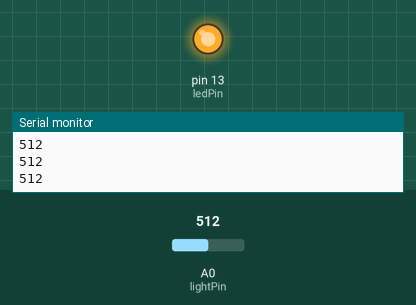
This sketch was run on a simulated Arduino Uno, built with avr-gcc and run on an emulated ATmega328P. Parts: output pins drawn as LEDs (lit = HIGH), the last lines printed to the serial monitor. The inputs (shaded band) are chosen by the test bench; at power-on: A0 (lightPin) = 512.

Above: at 1.2 s.
1.3 s: A0 (lightPin) set to 788
2.8 s: A0 (lightPin) set to 807
At 3.4 s:
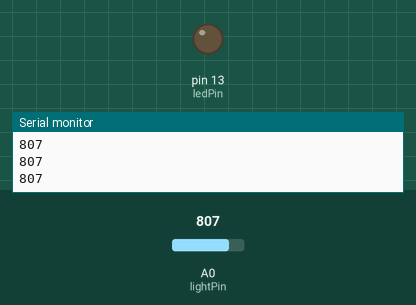
4.3 s: A0 (lightPin) set to 790
At 5.5 s:
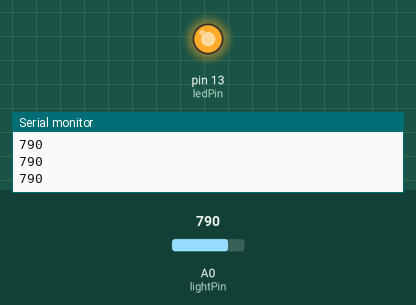
5.8 s: A0 (lightPin) set to 810
At 6.7 s:
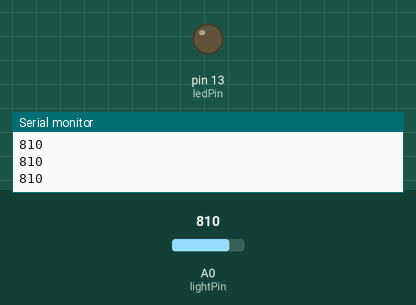
Timing chart, 0 to 8.3 s (numbered marks = the images above; inputs shaded):
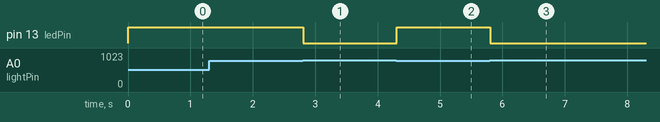

The sketch:

withLDR.ino
```cpp
int lightPin = A0; //define a pin for Photo resistor
int ledPin = 13; // We are using the inbuilt LED

void setup() {
  Serial.begin(9600); //Begin serial communication
  pinMode(ledPin, OUTPUT); //Configure the pin 13 as output
}

void loop() {
  Serial.println(analogRead(lightPin)); //Write the value of the photoresistor to the serial monitor.
  if (analogRead(lightPin)<800){ //Darkness Detected by the LDR
    digitalWrite(ledPin,HIGH);
    }
    else{                         //When Light detected outside
      digitalWrite(ledPin,LOW);
      }

     delay(10); //short delay for faster response to light.
}
```

Measured:
- the behaviour switches between 799 and 800 on A0 (lightPin) (found by bisection; images 0 and 1)
- after the input at 2.8 s, pin 13 (ledPin): HIGH → LOW at once
- after the input at 4.3 s, pin 13 (ledPin): LOW → HIGH at once
- after the input at 5.8 s, pin 13 (ledPin): HIGH → LOW at once
